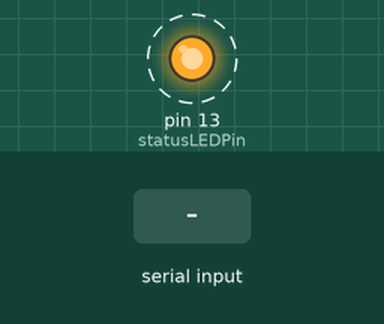
Recording of a sketch running on a simulated Arduino Uno, built with avr-gcc and run on an emulated ATmega328P. Shown: output pins drawn as LEDs (lit = HIGH). Dashed ring = blinking. The test bench sets the inputs (shaded band). Random numbers use the default seed unless the sketch sets one; what the sketch prints to the serial monitor is not drawn.

Above: at 0.87 s.
1.3 s: "90,45\n" received over Serial
4.3 s: byte 118 ('v') received over Serial
7.3 s: byte 103 ('g') received over Serial
10.3 s: byte 109 ('m') received over Serial
13.3 s: "l90\n" received over Serial
Timing chart, 0 to 17.3 s (numbered marks = the images above; inputs shaded):
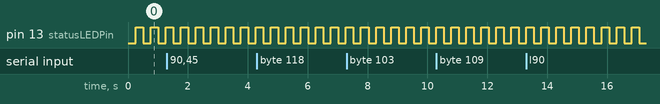

The sketch:

ss_mock.ino
```cpp
/*
 * Mock SilverSprint controller.
 *
 * No sensors needed -- generates fake racer data so you can test the app
 * (including Web Serial) with just an Arduino plugged in over USB.
 *
 * Behaviour matches ss_basic with mockMode permanently on:
 *   - Responds to the same serial protocol (v, g, s, m, l, t, d, x)
 *   - Simulates 4 racers at randomised speeds
 *   - Countdown, race updates, and finish messages are identical
 */

#define VERSION "SS_MOCK_v0.1.0"
#define MAX_RACERS 4

// -- Status LED --
int statusLEDPin = 13;
long statusBlinkInterval = 250;
int lastStatusLEDValue = LOW;
unsigned long previousStatusBlinkMillis = 0;

// -- Race state --
boolean raceStarted = false;
boolean raceStarting = false;
unsigned long raceStartMillis;
unsigned long currentTimeMillis;

// -- Serial command parsing --
char val = 0;
char charBuff[8];
unsigned int charBuffPos = 0;
bool isReceivingRaceLength = false;
bool isReceivingTimeLength = false;

// -- Race config --
int raceLengthTicks = 20;
int raceLengthSecs = 60;
bool bRaceTypeDistance = true;

// -- Countdown --
unsigned long lastCountDownMillis;
int lastCountDown;

// -- Update throttle --
int updateInterval = 10;
unsigned long lastUpdateMillis = 0;

// -- Per-racer mock state --
unsigned long racerTicks[MAX_RACERS] = {0, 0, 0, 0};
unsigned long racerFinishTimeMillis[MAX_RACERS] = {0, 0, 0, 0};
float mockSpeedsKph[MAX_RACERS];
float racerTickRemainder[MAX_RACERS] = {0, 0, 0, 0};
unsigned long lastTickMillis = 0;

float mockRandomFloat(float minVal, float maxVal) {
    return minVal + (random(10001) / 10000.0) * (maxVal - minVal);
}

void setup()
{
    Serial.begin(115200);
    pinMode(statusLEDPin, OUTPUT);
    randomSeed(analogRead(A0));

}

void blinkLED()
{
    if (millis() - previousStatusBlinkMillis > statusBlinkInterval) {
        previousStatusBlinkMillis = millis();
        lastStatusLEDValue = !lastStatusLEDValue;
        digitalWrite(statusLEDPin, lastStatusLEDValue);
    }
}

void checkSerial()
{
    if (Serial.available() > 0) {
        val = Serial.read();
        if (val == '\r' || val == '\n') {
            if (isReceivingRaceLength) {
                isReceivingRaceLength = false;
                charBuff[charBuffPos] = '\0';
                raceLengthTicks = atoi(charBuff);
                Serial.print("L:");
                Serial.println(raceLengthTicks);
            } else if (isReceivingTimeLength) {
                isReceivingTimeLength = false;
                charBuff[charBuffPos] = '\0';
                raceLengthSecs = atoi(charBuff);
            }
            return;
        }

        if (isReceivingRaceLength || isReceivingTimeLength) {
            if (charBuffPos < sizeof(charBuff) - 1) {
                charBuff[charBuffPos] = val;
                charBuffPos++;
            }
        } else {
            if (val == 'l') {
                memset(charBuff, 0, sizeof(charBuff));
                charBuffPos = 0;
                isReceivingRaceLength = true;
            }
            else if (val == 't') {
                memset(charBuff, 0, sizeof(charBuff));
                charBuffPos = 0;
                isReceivingTimeLength = true;
            }
            else if (val == 'v') {
                Serial.print("V:");
                Serial.println(VERSION);
            }
            else if (val == 'g') {
                for (int i = 0; i < MAX_RACERS; i++) {
                    racerTicks[i] = 0;
                    racerFinishTimeMillis[i] = 0;
                    mockSpeedsKph[i] = mockRandomFloat(30.0, 55.0);
                }
                raceStarting = true;
                raceStarted = false;
                lastCountDown = 4;
                lastCountDownMillis = millis();
            }
            else if (val == 'm') {
                Serial.println("M:ON");
            }
            else if (val == 's') {
                raceStarted = false;
                raceStarting = false;
            }
            else if (val == 'x') {
                bRaceTypeDistance = false;
            }
            else if (val == 'd') {
                bRaceTypeDistance = true;
            }
            else {
                Serial.print("ERROR:Command invalid ");
                if (val > 32 && val < 127) {
                    Serial.println(char(val));
                } else {
                    Serial.print("ERROR:Unprintable ASCII code ");
                    Serial.println(val);
                }
            }
        }
    }
}

void raceStart()
{
    raceStartMillis = millis();
    lastUpdateMillis = 0;
    lastTickMillis = 0;
    raceStarting = false;
    raceStarted = true;

    for (int i = 0; i < MAX_RACERS; i++) {
        racerTicks[i] = 0;
        racerFinishTimeMillis[i] = 0;
        racerTickRemainder[i] = 0;
    }
}

void updateRacerTicks()
{
    // Accumulate ticks incrementally so jitter can't make racers go backwards.
    // 1 km/h = 0.2778 mm/ms, roller circumference = 114.3mm * PI
    unsigned long dtMs = currentTimeMillis - lastTickMillis;
    lastTickMillis = currentTimeMillis;
    if (dtMs == 0) return;

    for (int i = 0; i < MAX_RACERS; i++) {
        if (racerFinishTimeMillis[i] != 0) continue;

        float jitter = mockRandomFloat(0.92, 1.08);
        float deltaTicks = dtMs * mockSpeedsKph[i] * jitter * 0.2778 / (114.3 * PI);
        racerTickRemainder[i] += deltaTicks;
        unsigned long whole = (unsigned long)racerTickRemainder[i];
        racerTickRemainder[i] -= whole;
        racerTicks[i] += whole;
    }
}

void printRacerUpdate()
{
    if (currentTimeMillis - lastUpdateMillis > updateInterval) {
        lastUpdateMillis = currentTimeMillis;

        Serial.print("R:");
        for (int i = 0; i < MAX_RACERS; i++) {
            Serial.print(racerTicks[i], DEC);
            Serial.print(",");
        }
        Serial.println(currentTimeMillis, DEC);
    }
}

void checkDistanceBased()
{
    bool bFinished = true;
    for (int i = 0; i < MAX_RACERS; i++) {
        if (racerFinishTimeMillis[i] == 0 && racerTicks[i] >= raceLengthTicks) {
            racerFinishTimeMillis[i] = currentTimeMillis;
            Serial.print(i);
            Serial.print("F:");
            Serial.println(racerFinishTimeMillis[i], DEC);
        }
        if (racerFinishTimeMillis[i] == 0) {
            bFinished = false;
        }
    }
    if (bFinished) {
        raceStarting = false;
        raceStarted = false;
    }
}

void checkTimeBased()
{
    if (currentTimeMillis > (unsigned long)raceLengthSecs * 1000) {
        for (int i = 0; i < MAX_RACERS; i++) {
            Serial.print(i);
            Serial.print("F:");
            Serial.println((unsigned long)raceLengthSecs * 1000, DEC);
        }
        raceStarting = false;
        raceStarted = false;
    }
}

void loop()
{
    blinkLED();
    checkSerial();

    if (raceStarting) {
        if ((millis() - lastCountDownMillis) > 1000) {
            lastCountDown -= 1;
            lastCountDownMillis = millis();
            Serial.print("CD:");
            Serial.println(lastCountDown, DEC);
        }
        if (lastCountDown == 0) {
            raceStart();
        }
    }

    if (raceStarted) {
        currentTimeMillis = millis() - raceStartMillis;
        updateRacerTicks();

        if (bRaceTypeDistance) {
            checkDistanceBased();
        } else {
            checkTimeBased();
        }

        printRacerUpdate();
    }
}
```

Measured:
- by itself, pin 13 (statusLEDPin): alternates HIGH for 0.25 s and LOW for 0.25 s
